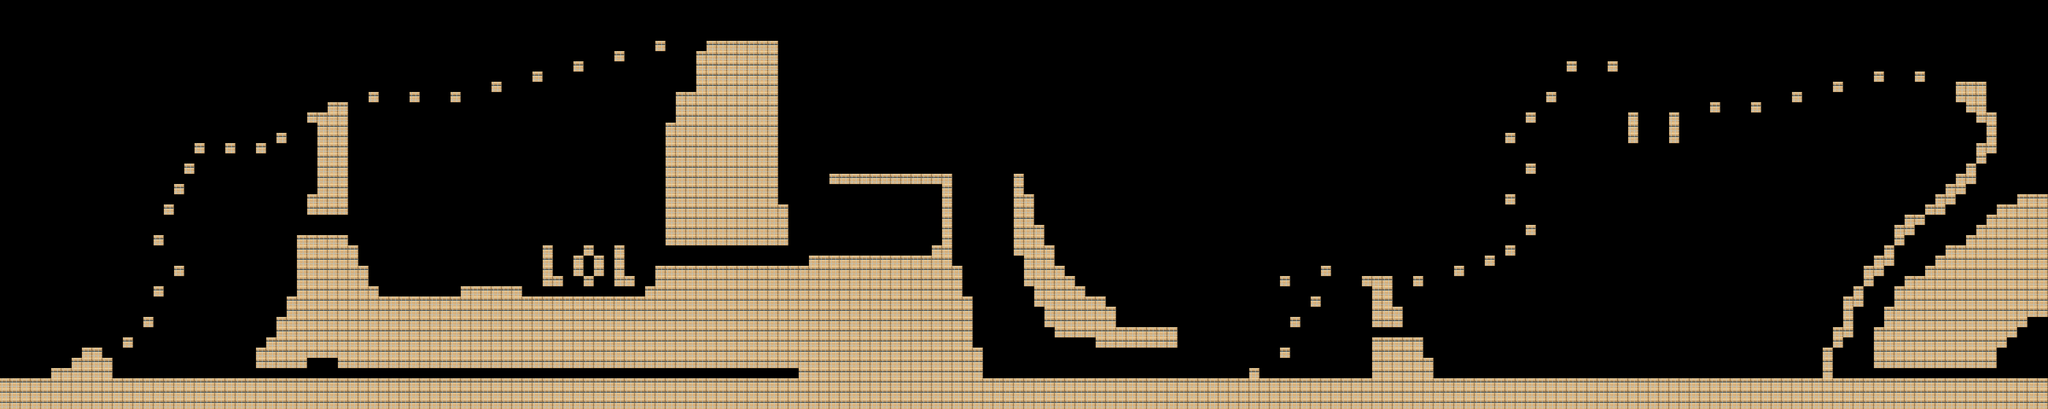

The image is a tile-based game level rendered from a .tmx file. Its description and source (layers, tilesets, objects; grid data summarised) follow:
An orthogonal 200x40 tile map with 32x32 px tiles, 1 tile layer (Слой тайлов 1) and 21 objects (19x Enemy, Player, Teleport).

<map version="1.10" tiledversion="1.11.2" orientation="orthogonal" renderorder="right-down" width="200" height="40" tilewidth="32" tileheight="32" infinite="0" nextlayerid="4" nextobjectid="25">
 <tileset firstgid="1" source="tiles2.thumb.png.65dffda5d728405d4cf56e14a9d31e18.tsx" />
 <layer id="1" name="Слой тайлов 1" width="200" height="40">
  <data>[8000 cells, 1928 non-empty, 1 distinct tile ids]</data>
 </layer>
 <objectgroup id="3" name="Enemy">
  <object id="3" name="Enemy" x="430" y="1168" />
  <object id="4" name="Enemy" x="527" y="1168" />
  <object id="5" name="Enemy" x="624" y="1170" />
  <object id="6" name="Enemy" x="718" y="1169" />
  <object id="7" name="Enemy" x="845" y="1170" />
  <object id="8" name="Enemy" x="1007" y="1169" />
  <object id="11" name="Enemy" x="3184" y="1166.67" />
  <object id="12" name="Enemy" x="3344" y="1166.67" />
  <object id="13" name="Enemy" x="3538.67" y="1166.67" />
  <object id="14" name="Enemy" x="3696" y="1169.33" />
  <object id="15" name="Enemy" x="3860" y="1168" />
  <object id="16" name="Enemy" x="4080" y="1167" />
  <object id="17" name="Enemy" x="4211.5" y="1168" />
  <object id="18" name="Enemy" x="4622" y="1167.33" />
  <object id="19" name="Enemy" x="4815.33" y="1168.67" />
  <object id="20" name="Enemy" x="5007.33" y="1168.67" />
  <object id="21" name="Enemy" x="5196.67" y="1172" />
  <object id="22" name="Enemy" x="5390.67" y="1170" />
  <object id="23" name="Enemy" x="5584" y="1169.33" />
 </objectgroup>
 <objectgroup id="2" name="Player">
  <object id="2" name="Player" x="79" y="1168.33" />
  <object id="24" name="Teleport" x="6351" y="1165" />
 </objectgroup>
</map>